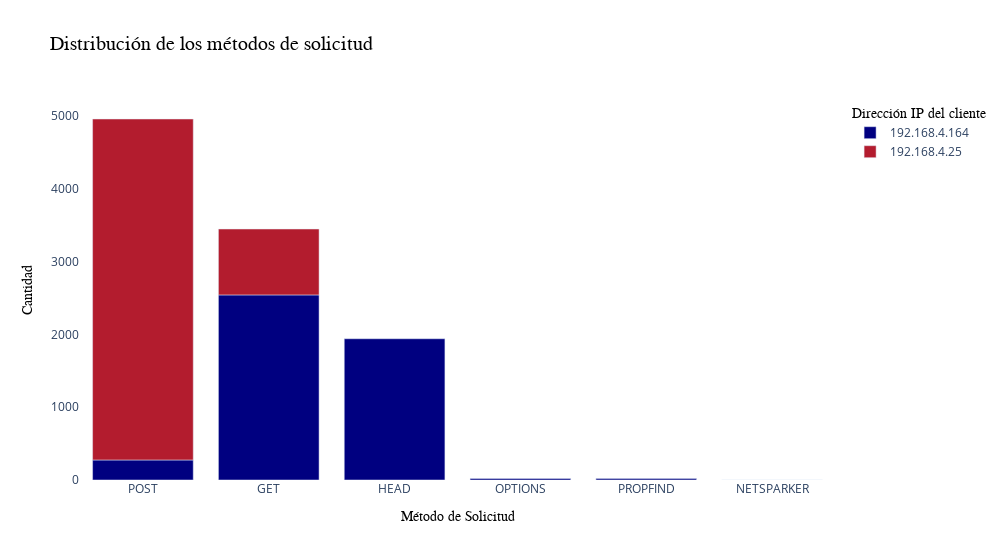

The notebook cell saved with this chart:
### Code cell
# Crear el gráfico
fig = px.bar(metodos, x='Method', y='count', color='Client IP', 
             title='Distribución de los métodos de solicitud',
             category_orders={'Method': ['POST', 'GET', 'HEAD', 'OPTIONS', 'PROPFIND', 'NETSPARKER']},
             labels={'Method': 'Método de Solicitud', 'count': 'Cantidad', 'Client IP': 'Dirección IP del cliente'},
             color_discrete_map={'192.168.4.164': 'rgb(0, 0, 128)', '192.168.4.25': 'rgb(179,28,46)'})

fig.update_layout(title_font_family='Arial', title_font_size=20, title_font_color='black',
                  xaxis_title_font_family='Arial', xaxis_title_font_size=14, xaxis_title_font_color='black',
                  yaxis_title_font_family='Arial', yaxis_title_font_size=14, yaxis_title_font_color='black',
                  legend_title_font_family='Arial', legend_title_font_size=14, legend_title_font_color='black',
                  plot_bgcolor='white',  # Cambiar el fondo a blanco
                  width=1000)  # Cambiar el fondo a blanco

fig.show()

### Figure 1 — Plotly figure (JSON) as saved in the notebook; plotly's stock layout.template omitted (floating-point values rounded to 4 significant figures)
{"data": [{"alignmentgroup": "True", "hovertemplate": "Dirección IP del cliente=192.168.4.164<br>Método de Solicitud=%{x}<br>Cantidad=%{y}<extra></extra>", "legendgroup": "192.168.4.164", "marker": {"color": "rgb(0, 0, 128)", "pattern": {"shape": ""}}, "name": "192.168.4.164", "offsetgroup": "192.168.4.164", "orientation": "v", "showlegend": true, "textposition": "auto", "type": "bar", "x": ["GET", "HEAD", "POST", "OPTIONS", "PROPFIND", "NETSPARKER"], "xaxis": "x", "y": [2542, 1940, 275, 21, 19, 1], "yaxis": "y"}, {"alignmentgroup": "True", "hovertemplate": "Dirección IP del cliente=192.168.4.25<br>Método de Solicitud=%{x}<br>Cantidad=%{y}<extra></extra>", "legendgroup": "192.168.4.25", "marker": {"color": "rgb(179,28,46)", "pattern": {"shape": ""}}, "name": "192.168.4.25", "offsetgroup": "192.168.4.25", "orientation": "v", "showlegend": true, "textposition": "auto", "type": "bar", "x": ["POST", "GET"], "xaxis": "x", "y": [4683, 905], "yaxis": "y"}], "layout": {"barmode": "relative", "legend": {"title": {"font": {"color": "black", "family": "Arial", "size": 14}, "text": "Dirección IP del cliente"}, "tracegroupgap": 0}, "plot_bgcolor": "white", "title": {"font": {"color": "black", "family": "Arial", "size": 20}, "text": "Distribución de los métodos de solicitud"}, "width": 1000, "xaxis": {"anchor": "y", "categoryarray": ["POST", "GET", "HEAD", "OPTIONS", "PROPFIND", "NETSPARKER"], "categoryorder": "array", "domain": [0, 1], "title": {"font": {"color": "black", "family": "Arial", "size": 14}, "text": "Método de Solicitud"}}, "yaxis": {"anchor": "x", "domain": [0, 1], "title": {"font": {"color": "black", "family": "Arial", "size": 14}, "text": "Cantidad"}}}}
